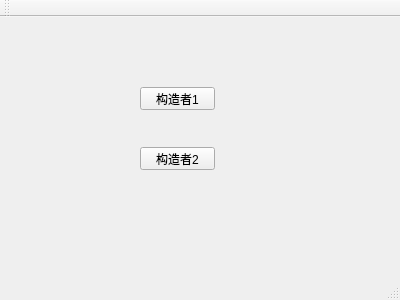
<?xml version="1.0" encoding="UTF-8"?>
<ui version="4.0">
 <class>MainWindow</class>
 <widget class="QMainWindow" name="MainWindow">
  <property name="geometry">
   <rect>
    <x>0</x>
    <y>0</y>
    <width>400</width>
    <height>300</height>
   </rect>
  </property>
  <property name="windowTitle">
   <string>MainWindow</string>
  </property>
  <widget class="QWidget" name="centralWidget">
   <widget class="QPushButton" name="pushButton">
    <property name="geometry">
     <rect>
      <x>140</x>
      <y>70</y>
      <width>75</width>
      <height>23</height>
     </rect>
    </property>
    <property name="text">
     <string>构造者1</string>
    </property>
   </widget>
   <widget class="QPushButton" name="pushButton_2">
    <property name="geometry">
     <rect>
      <x>140</x>
      <y>130</y>
      <width>75</width>
      <height>23</height>
     </rect>
    </property>
    <property name="text">
     <string>构造者2</string>
    </property>
   </widget>
  </widget>
  <widget class="QMenuBar" name="menuBar">
   <property name="geometry">
    <rect>
     <x>0</x>
     <y>0</y>
     <width>400</width>
     <height>23</height>
    </rect>
   </property>
  </widget>
  <widget class="QToolBar" name="mainToolBar">
   <attribute name="toolBarArea">
    <enum>TopToolBarArea</enum>
   </attribute>
   <attribute name="toolBarBreak">
    <bool>false</bool>
   </attribute>
  </widget>
  <widget class="QStatusBar" name="statusBar"/>
 </widget>
 <layoutdefault spacing="6" margin="11"/>
 <resources/>
 <connections/>
</ui>
